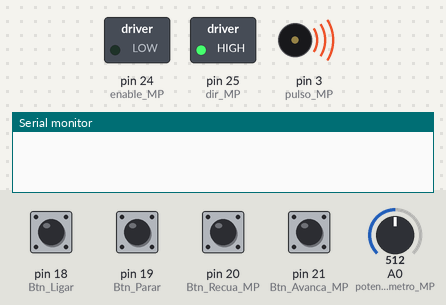
Bench run of a sketch on a simulated Arduino Mega 2560, built with avr-gcc and run on an emulated ATmega2560. Shown: switched loads named in the sketch (green lamp = pin HIGH), buzzer (waves = sounding), the last lines printed to the serial monitor. The inputs (shaded band) are chosen by the test bench; at power-on: pin 18 (Btn_Ligar), pin 19 (Btn_Parar), pin 20 (Btn_Recua_MP), pin 21 (Btn_Avanca_MP) HIGH, A0 (potenciometro_MP) = 512.

Above: at 1.2 s.
1.3 s: pin 18 (Btn_Ligar) pulled LOW for 0.25 s
At 2.6 s:
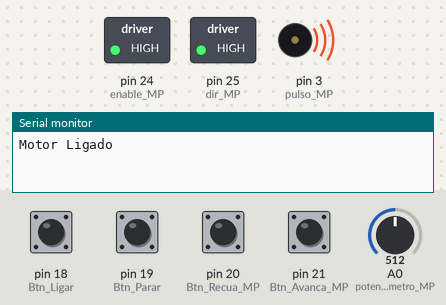
3.0 s: pin 20 (Btn_Recua_MP) pulled LOW for 0.25 s
At 3.8 s:
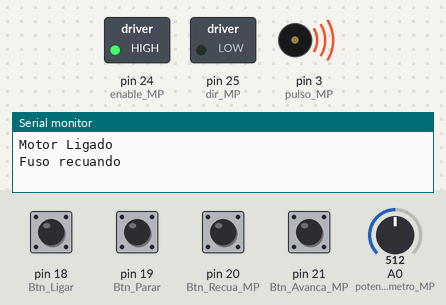
4.7 s: pin 19 (Btn_Parar) pulled LOW for 0.25 s
At 5.1 s:
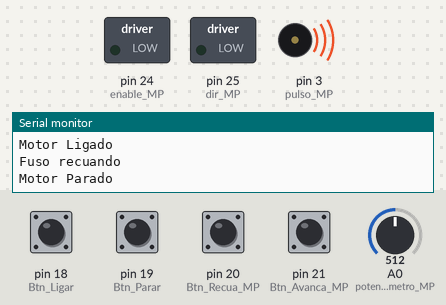
6.4 s: pin 21 (Btn_Avanca_MP) pulled LOW for 0.25 s
At 7.6 s:
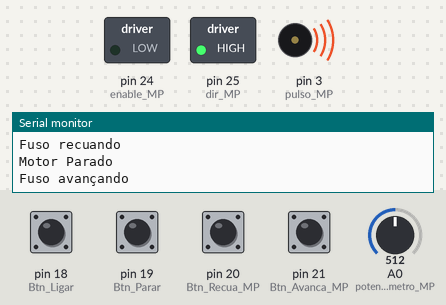
8.1 s: pin 18 (Btn_Ligar) pulled LOW for 1 s
At 8.9 s:
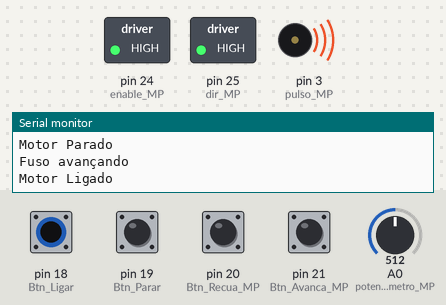
10.6 s: pin 19 (Btn_Parar) pulled LOW for 1 s
At 12.0 s:
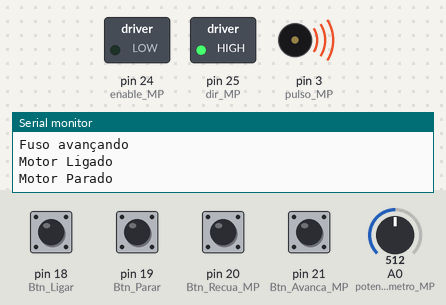
Timing chart, 0 to 13.6 s (numbered marks = the images above; inputs shaded):
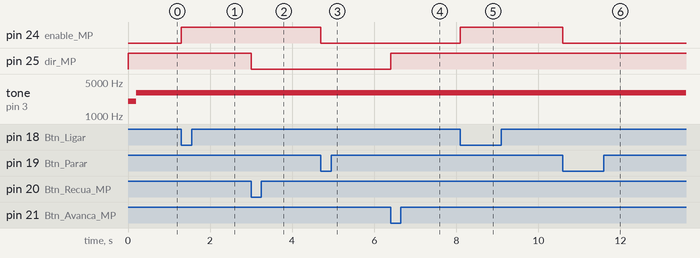

Measured:
- after the input at 1.3 s, pin 24 (enable_MP): LOW → HIGH at once
- after the input at 3.0 s, pin 25 (dir_MP): HIGH → LOW at once
- after the input at 4.7 s, pin 24 (enable_MP): HIGH → LOW at once
- after the input at 6.4 s, pin 25 (dir_MP): LOW → HIGH at once
- after the input at 8.1 s, pin 24 (enable_MP): LOW → HIGH at once
- after the input at 10.6 s, pin 24 (enable_MP): HIGH → LOW at once

The sketch:

SW_RESPIRADOR_SOL_AR_V1_17.ino
```cpp
//============================================================================================================================
//
//                                        PROGRAMA RESPIRADOR SOL AR
//
//============================================================================================================================
//   VERSÃO: 1.17
//     DATA: 07/04/20
//     HORA: 13:00
//
//
//   ANALISTA
//   DE SISTEMAS:   SÉRGIO GOULART ALVES PEREIRA
//
//   PROGRAMADORES: SÉRGIO GOULART ALVES PEREIRA
//                  FELIPE
//   REVISORES:
//                  GUSTAVO MURTA
//                  SÉRGIO GOULART ALVES PEREIRA
//
//   IMPLEMENTAÇÃO:
//
//   MOSTRAR CAUSAS NA TELA DO MICRO
//
//
//============================================================================================================================

// Bibliotecas
#include  <Arduino.h>
#include <TimerOne.h>

//------------------------------------------------------------------------------------------------------------------------------------------

// Variáveis globais
 int         valor_pot = 1000;                     // Vai receber a leitura do potenciometro
 int         frequencia_MP = 2000;                 // Vai receber valor de frequencia para ajuste de velocidade
//------------------------------------------------------------------------------------------------------------------------------------------
// Rótulos das pinagens

  #define     potenciometro_MP    A0          // Poteciometro para ajuste de velocidade (pino A0)
  #define     pulso_MP            3           // Trem de pulso pra ajuste de velocidade (pino 3)
  #define     Btn_Ligar           18          // Botão para ligar o motor de passo (pino 18)
  #define     Btn_Parar           19          // Botão de parada do motor de passo (pino 19)
  #define     Btn_Recua_MP        20          // Botão de recuo do motor de passo (pino 20)
  #define     Btn_Avanca_MP       21          // Botão de avanço do motor de passo (pino 21)
  #define     enable_MP           24          // Habilita o driver do motor de passo (pino 24)
  #define     dir_MP              25          // Define a direçao do motor de passo (pino 25)

//------------------------------------------------------------------------------------------------------------------------------------------
// Declaração das funções]

  void procedimento_avanca_MP();                                                                             // Avançar o fuso
  void procedimento_recua_MP();                                                                              // Recua o fuso
  void procedimento_parar();                                                                                 // Para o fuso
  void procedimento_ligar();                                                                                 // Liga o motor
  void procedimento_ler_pot();                                                                               // Lê o potenciometro de ajuste de velocidade
  void procedimento_tag_causa(int  cod_causa,  char tag_causa,  char nome_causa_LN2,  char nome_causa_LN3);  // Lê a tipo de causa
  void procedimento_tag_efeito(int cod_efeito, char tag_efeito, char nome_efeito_LN2, char nome_efeito_LN3); // Lê o tipo de defeito
  void procedimento_mostrar_causas_na_tela_do_micro(int cod_causa);                                          // mostrar causas na tela do micro


//------------------------------------------------------------------------------------------------------------------------------------------
// Configuração do Hardware

 void setup()
 {
  Serial.begin(9600);                          // Habilita a comunicação com a velocidade de 9600 bits por segundo
  pinMode (potenciometro_MP, INPUT);           // Define o pino A0 como entrada analógica do potenciometro
  pinMode (Btn_Avanca_MP, INPUT);              // Define o pino 21 como entrada digital do botão Avança
  pinMode (Btn_Recua_MP, INPUT);               // Define o pino 20 como entrada digital do botão Recua
  pinMode (Btn_Parar, INPUT);                  // Define o pino 19 como entrada digital do botão Parar
  pinMode (Btn_Ligar, INPUT);                  // Define o pino 18 como entrada digital do botão Recua
  pinMode (enable_MP, OUTPUT);                 // Define o pino 24 como saída digital de habilitação do driver
  pinMode (dir_MP, OUTPUT);                    // Define o pino 25 como saída digital de sentido de giro
  pinMode (pulso_MP, OUTPUT);                  // Define 3 pino como saída do trem de pulso

  digitalWrite  (Btn_Avanca_MP, INPUT_PULLUP); // Ativa pull-up do pino 21 (Avança)
  digitalWrite  (Btn_Recua_MP, INPUT_PULLUP);  // Ativa pull-up do pino 20 (Recua)
  digitalWrite  (Btn_Parar, INPUT_PULLUP);     // Ativa pull-up do pino 19 (Parar)
  digitalWrite  (Btn_Ligar, INPUT_PULLUP);     // Ativa pull-up do pino 18 (Ligar)

  digitalWrite  (enable_MP, LOW);              // Desabilita driver
  digitalWrite  (dir_MP, HIGH);                // Define sentido de giro inicial como avançar

//------------------------------------------------------------------------------------------------------------------------------------------
// Prototipo de interrupções
  attachInterrupt(digitalPinToInterrupt(Btn_Avanca_MP), procedimento_avanca_MP, FALLING);   // Habilita interrupção no botão de avanço
  attachInterrupt(digitalPinToInterrupt(Btn_Recua_MP) , procedimento_recua_MP, FALLING);    // Habilita interrupção no botão de recuo
  attachInterrupt(digitalPinToInterrupt(Btn_Parar)    , procedimento_parar, FALLING);       // Habilita interrupção no botão de parada
  attachInterrupt(digitalPinToInterrupt(Btn_Ligar)    , procedimento_ligar, FALLING);       // Habilita interrupção no botão para ligar
  Timer1.attachInterrupt(procedimento_ler_pot);                                                          // Habilita interrupção no Timer1
  Timer1.initialize(200000);                                                                // Carrega tempo no timer (em microssegundos)

 } //FIM do void setup

//------------------------------------------------------------------------------------------------------------------------------------------
// Função principal
 void loop()
 {
  tone(pulso_MP, frequencia_MP);                // Envia trem de pulso para o driver]


 } // FIM do void loop

//------------------------------------------------------------------------------------------------------------------------------------------
// Descrição das funções
 void procedimento_avanca_MP()
 {
  digitalWrite(dir_MP, HIGH);                  // Define sentido de giro para avançar fuso
  Serial.println("Fuso avançando");            // Mensagem no monitor: "Fuso avançando"
 }
//------------------------------------------------------------------------------------------------------------------------------------------
 void procedimento_recua_MP()
 {
  digitalWrite(dir_MP, LOW);                   // Define sentido de giro para recuar fuso
  Serial.println("Fuso recuando");             // Mensagem no monitor: "Fuso recuando"
 }
//------------------------------------------------------------------------------------------------------------------------------------------
 void procedimento_ligar()
 {
  digitalWrite(enable_MP, HIGH);               // Habilita driver
  Serial.println("Motor Ligado");             // Mensagem no monitor: "Motor ligado"
 }
//------------------------------------------------------------------------------------------------------------------------------------------
 void procedimento_parar()
 {
  digitalWrite(enable_MP, LOW);              // Desabilita driver
  Serial.println("Motor Parado");             // Mensagem no monitor: "Motor parado"
 }
//------------------------------------------------------------------------------------------------------------------------------------------
 void procedimento_ler_pot()
 {
  valor_pot = analogRead(potenciometro_MP);   // Lê o valor da tensão no potenciometro
  frequencia_MP = ((valor_pot + 1000) * 2);   // Converte a tensão em frequencia

  if (valor_pot > 1000)                       // Limita a leitura de tensão no potenciometro em 1000
  {
    valor_pot = 1000;
  }
 }
//------------------------------------------------------------------------------------------------------------------------------------------
 void procedimento_tag_causa(int cod_causa, char tag_causa, char nome_causa_LN2, char nome_causa_LN3) // Lê o tipo de causa
 {
  cod_causa     = 0;
  tag_causa     ="";
  nome_causa_LN2="";
  nome_causa_LN3="";

  // Mostra o Tag da causa
  //limite de 20 caracteres                             12345678901234567890                   12345678901234567890
  if (cod_causa= 0) {tag_causa="SAL"  ; nome_causa_LN2="    SEM ALARMES     "; nome_causa_LN3="                    ";}
  if (cod_causa= 1) {tag_causa="SITN" ; nome_causa_LN2="  Situação normal   "; nome_causa_LN3="                    ";}
  if (cod_causa= 2) {tag_causa="FET"  ; nome_causa_LN2="Falta energia tomada"; nome_causa_LN3="                    ";}
  if (cod_causa= 3) {tag_causa="AEQ"  ; nome_causa_LN2="Apnéia - equipamento"; nome_causa_LN3="                    ";}
  if (cod_causa= 4) {tag_causa="DCR"  ; nome_causa_LN2=" Desconexão circuito"; nome_causa_LN3="   respiratório     ";}
  if (cod_causa= 5) {tag_causa="OCR"  ; nome_causa_LN2=" Obstrução circuito "; nome_causa_LN3="   respiratório     ";}
  if (cod_causa= 6) {tag_causa="DPEEP"; nome_causa_LN2="  Válvula do PEEP   "; nome_causa_LN3="    com defeito     ";}
  if (cod_causa= 7) {tag_causa="PNEG" ; nome_causa_LN2=" Pressão_negativa   "; nome_causa_LN3="Paciente não sedado ";}
  if (cod_causa= 8) {tag_causa="VCAB" ; nome_causa_LN2=" Volume corrente    "; nome_causa_LN3=" abaixo do ajustado ";}
  if (cod_causa= 9) {tag_causa="VMAB" ; nome_causa_LN2="  Volume minuto     "; nome_causa_LN3=" abaixo do ajustado ";}
  if (cod_causa=10) {tag_causa="VMACL"; nome_causa_LN2="  Volume minuto     "; nome_causa_LN3="  acima do limite   ";}
  if (cod_causa=11) {tag_causa="VCAL" ; nome_causa_LN2=" Volume corrente    "; nome_causa_LN3="  acima do limite   ";}
  if (cod_causa=12) {tag_causa="MOTL" ; nome_causa_LN2="   Motor_lento      "; nome_causa_LN3="                    ";}
  if (cod_causa=13) {tag_causa="MOTD" ; nome_causa_LN2=" Motor_disparado    "; nome_causa_LN3="                    ";}
  if (cod_causa=14) {tag_causa="PO2B" ; nome_causa_LN2="  Baixa pressão     "; nome_causa_LN3=" de entrada de 02   ";}
 }
//------------------------------------------------------------------------------------------------------------------------------------------
 void procedimento_tag_efeito(int cod_efeito, char tag_efeito, char nome_efeito_LN2, char nome_efeito_LN3)  // Lê o tipo de defeito
 {
  cod_efeito     = 0;
  tag_efeito     ="";
  nome_efeito_LN2="";
  nome_efeito_LN3="";

  // Mostra o Tag do efeito
  //limite de 20 caracteres                                    12345678901234567890                    12345678901234567890

  if (cod_efeito=  0) {tag_efeito="SEM_EF"  ; nome_efeito_LN2="    Sem efeitos     "; nome_efeito_LN3="                    ";}
  if (cod_efeito=  1) {tag_efeito="AL_VD"   ; nome_efeito_LN2="    Alarme Verde    "; nome_efeito_LN3="                    ";}
  if (cod_efeito=  2) {tag_efeito="AL_VM "  ; nome_efeito_LN2="  Alarme vermelho   "; nome_efeito_LN3="                    ";}
  if (cod_efeito=  3) {tag_efeito="AL_AM"   ; nome_efeito_LN2="  Alarme amarelo    "; nome_efeito_LN3="                    ";}
  if (cod_efeito=  4) {tag_efeito="LG_NBK"  ; nome_efeito_LN2="   Liga Nobreak     "; nome_efeito_LN3="                    ";}
  if (cod_efeito=  5) {tag_efeito="AL_LNBK" ; nome_efeito_LN2="Alarme liga nobreak "; nome_efeito_LN3="                    ";}
  if (cod_efeito=  6) {tag_efeito="AL_MQB"  ; nome_efeito_LN2="      Alarme:       "; nome_efeito_LN3="   motor quebrado   ";}
  if (cod_efeito=  7) {tag_efeito="AL_OCA"  ; nome_efeito_LN2=" Alarme obstrução na"; nome_efeito_LN3=" compressão do ambu ";}
  if (cod_efeito=  8) {tag_efeito="AL_VZAM" ; nome_efeito_LN2=" Alarme vazamento   "; nome_efeito_LN3="     no Ambu        ";}
  if (cod_efeito=  9) {tag_efeito="AL_D_PB" ; nome_efeito_LN2=" Alarme desconexão  "; nome_efeito_LN3="   (pressão baixa)  ";}
  if (cod_efeito= 10) {tag_efeito="AL_PB"   ; nome_efeito_LN2="      Alarme:       "; nome_efeito_LN3=" pressão baixa      ";}
  if (cod_efeito= 11) {tag_efeito="AL_PP<PL"; nome_efeito_LN2=" Alarme pressão de  "; nome_efeito_LN3="   Ppico < Plimite  ";}
  if (cod_efeito= 12) {tag_efeito="AL_PP>PL"; nome_efeito_LN2=" Alarme pressão de  "; nome_efeito_LN3="   Ppico > Plimite  ";}
  if (cod_efeito= 13) {tag_efeito="AC_VMP"  ; nome_efeito_LN2="  Acionar válvula   "; nome_efeito_LN3=" mecânica de pressão";}
  if (cod_efeito= 14) {tag_efeito="RED_P<10"; nome_efeito_LN2="  Reduzir pressão   "; nome_efeito_LN3=" P menos de 10 cmH20";}
  if (cod_efeito= 15) {tag_efeito="AL_PEEP" ; nome_efeito_LN2="    Alarme PEEP     "; nome_efeito_LN3="  acima do ajustado ";}
  if (cod_efeito= 16) {tag_efeito="AL_PNEG" ; nome_efeito_LN2="      Alarme:       "; nome_efeito_LN3="  pressão negativa  ";}
  if (cod_efeito= 17) {tag_efeito="ST_MAE"  ; nome_efeito_LN2="Status de movimento "; nome_efeito_LN3="   ambu => esvaziar ";}
  if (cod_efeito= 18) {tag_efeito="AL_VMABA"; nome_efeito_LN2="Alarme Volume mínimo"; nome_efeito_LN3="  abaixo do ajustado";}
  if (cod_efeito= 19) {tag_efeito="CVF"     ; nome_efeito_LN2="  Complementar o    "; nome_efeito_LN3="  volume fornecido  ";}
  if (cod_efeito= 20) {tag_efeito="AL_VMACL"; nome_efeito_LN2=" Alarme Volume mim  "; nome_efeito_LN3="  acima do limite   ";}
  if (cod_efeito= 21) {tag_efeito="AL_VCACL"; nome_efeito_LN2="      Alarme:       "; nome_efeito_LN3="Vcorrente >  Vlimite";}
  if (cod_efeito= 22) {tag_efeito="AL_C02VZ"; nome_efeito_LN2="AL cilindro O2 vazio"; nome_efeito_LN3="   falência de gás  ";}
  if (cod_efeito= 23) {tag_efeito="AL_FR_AUM";nome_efeito_LN2="Alarme de frequência"; nome_efeito_LN3="respiratória aument.";}
  if (cod_efeito= 24) {tag_efeito="RED_VMOT"; nome_efeito_LN2="Reduzir a velocidade"; nome_efeito_LN3="     do motor       ";}
  if (cod_efeito= 25) {tag_efeito="AUM_VMOT"; nome_efeito_LN2="Aumentar  velocidade"; nome_efeito_LN3="     do motor       ";}
}
//----------------------------------------------------------------------------------------------------------------
void procedimento_mostrar_causas_na_tela_do_micro(int cod_causa)  // mostrar causas na tela do micro
{
// cod_causa=0;
// Serial.print("CÓDIGO DA CAUSA = ");
 for (cod_causa = 0; cod_causa < 15; cod_causa=cod_causa++)
  {
//   Serial.println("-------------------");
 //  Serial.print  (cod_causa, HEX);
   //Serial.print("\t"); // imprime uma tabulação (TAB)
 //  Serial.println("-------------------");
   delay(1000);
   }
   delay(1000);

}
//----------------------------------------------------------------------------------------------------------------


//----------------------------------------------------------------------------------------------------------------
```
